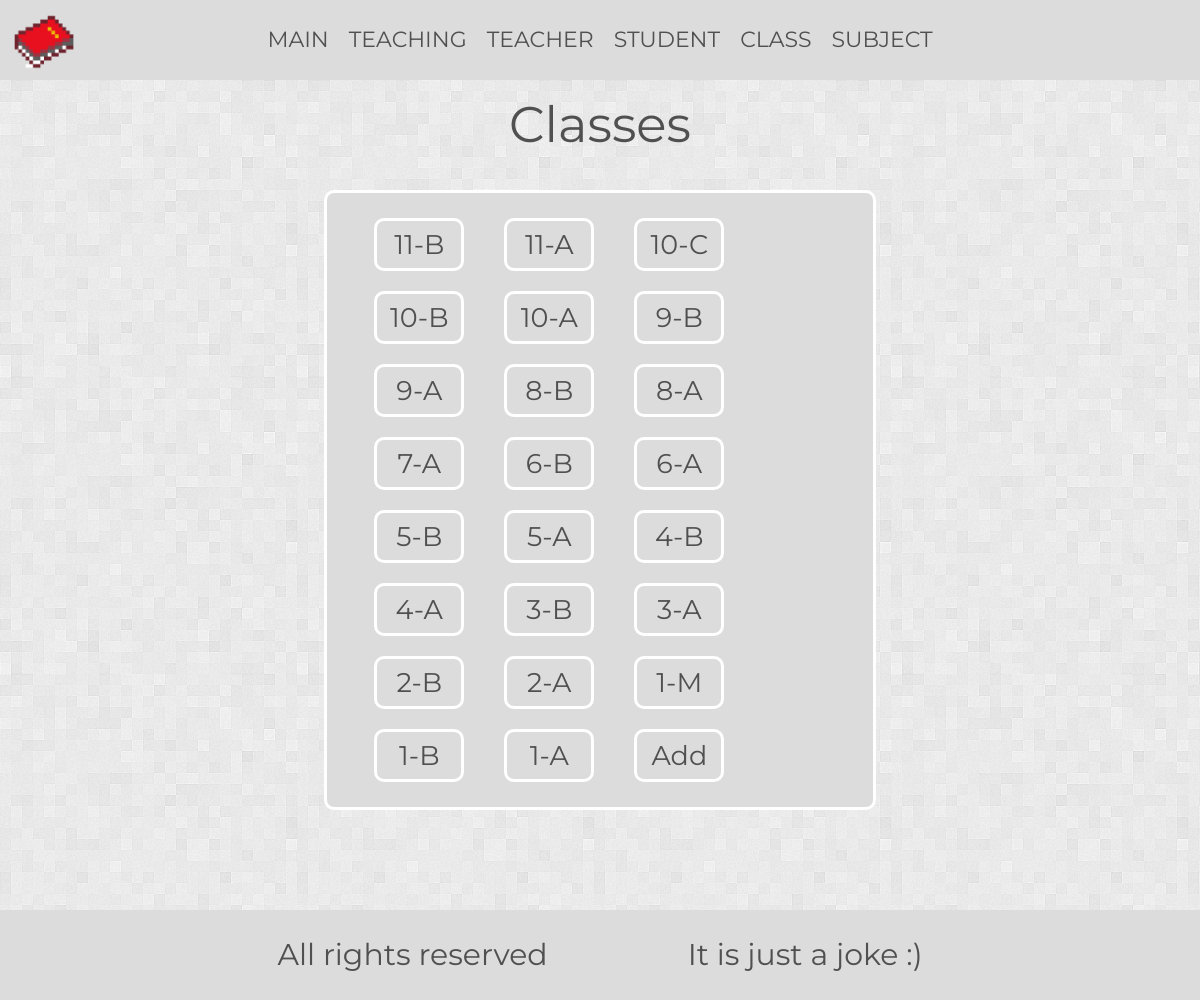
/show_groups, run on the app's committed database.
### school_data/models.py (models this page shows)
class Group(db.Model):
    id = db.Column(db.Integer, primary_key=True)
    name = db.Column(db.String(4), nullable=False, unique=True)
    students = db.relationship('Student', backref='group')
    teachingS = db.relationship('Teaching', back_populates='group')
    def __repr__(self):
        return f"{self.name}"

### school_data/classes/routes.py (the view)
@groups.route('/show_groups', methods=["GET"])
def show_groups():
    groups_query = sort_groups(Group.query)
    return render_template('groups.html', groups=groups_query)

### school_data/classes/routes.py (called while the page is built)
@groups.after_request
def save_response(response):
    return url_history_util.save_response(response)

### school_data/sort_utils/sort_groups.py (called while the page is built)
def sort_key(item):
    name = item.name
    number = int(name[0:-2]) + prices[name[-1]]
    return number

def sort_groups(lst):
    return sorted(lst, key=sort_key, reverse=True)

### school_data/utils/url_history_util.py (called while the page is built)
def save_response(response):
    if request.method == 'POST':
        return response
    if request.endpoint == 'static':
        return response
    history = session.get('history', [])
    if history:
        if (history[-1][0] == request.endpoint and
                history[-1][1] == request.view_args):
            return response
    history.append([
        request.endpoint,
        request.view_args,
        response.status_code
    ])
    session['history'] = history[-5:]
    return response

### school_data/templates/groups.html
{% extends 'base.html'%}
{% block content%}
    <div>
        <h1 class="h1">Classes</h1>
        <div class="groups__frame">
            <div class="groups__box">
              {% for group in groups %}
                <div class="group__box">
                  <a class="base__link" href={{ url_for('groups.show_group', id=group.id )}}>{{ group }}</a>
                </div>
              {% endfor %}
                <div class="group__box">
                  <a href={{url_for('groups.add_group')}} class="base__link">Add</a>
                </div>
            </div>
        </div>
    </div>
{% endblock %}

### school_data/static/css/style.css (style rules this page uses)
* { padding: 0;margin: 0;border: 0; }
*,*:before,*:after { -moz-box-sizing: border-box;-webkit-box-sizing: border-box;box-sizing: border-box; }
html,body { height: 100%;width: 100%;font-size: 100%;line-height: 1;font-size: 14px;-ms-text-size-adjust: 100%;-moz-text-size-adjust: 100%;-webkit-text-size-adjust: 100%; }
a, a:visited { text-decoration: none; }
h1,h2,h3,h4,h5,h6 { font-size:inherit;font-weight: 400; }
* { font-family: 'Montserrat', sans-serif; }
body { color: rgb(80, 80, 80); min-height: 100vh; display: flex; flex-direction: column; }
a { color: rgb(80, 80, 80); }
.h1 { padding-top: 20px; font-size: 50px; text-align: center; }
.groups__frame { font-size: 27px; margin: 0 27%; margin-top: 40px; background-color: rgb(220, 220, 220); border-radius: 10px; border: 3px solid white; }
.groups__box { display: flex; padding: 15px 5%; flex-wrap: wrap; }
.group__box { padding: 10px 0; width: 90px; margin: 10px 20px; text-align:center; background-color: rgb(220, 220, 220); border-radius: 10px; border: 3px solid white; }
.base__link { color: rgb(80, 80, 80); }

### data on the page
Group: name "11-B"
Group: name "11-A"
Group: name "10-C"
Group: name "10-B"
Group: name "10-A"
Group: name "9-B"
Group: name "9-A"
Group: name "8-B"
Group: name "8-A"
Group: name "7-A"
Group: name "6-B"
Group: name "6-A"
Group: name "5-B"
Group: name "5-A"
Group: name "4-B"
Group: name "4-A"
Group: name "3-B"
Group: name "3-A"
Group: name "2-B"
Group: name "2-A"
Group: name "1-M"
Group: name "1-B"
Group: name "1-A"
